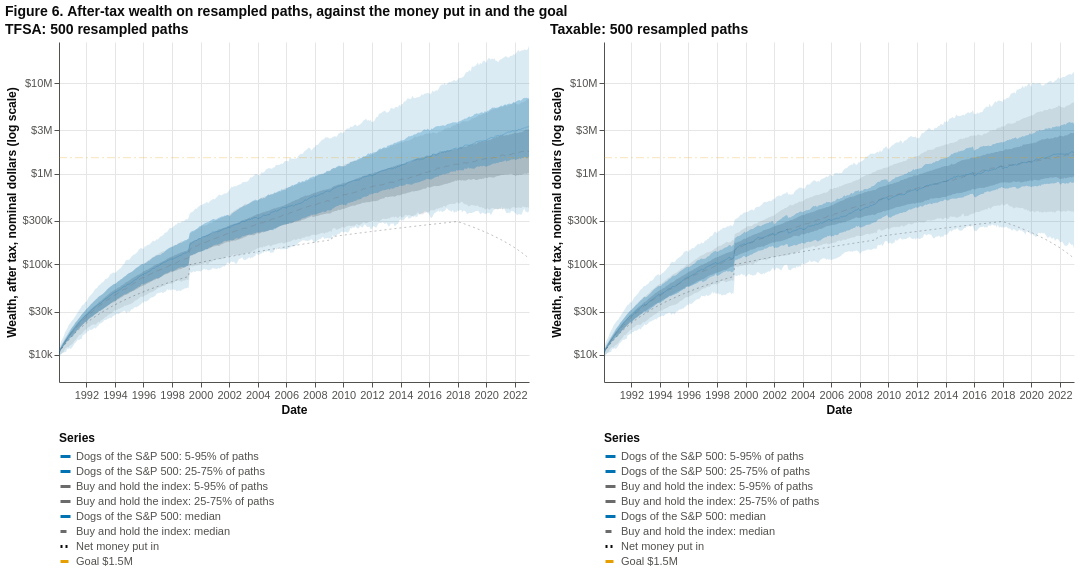

The code cell stored with this chart in its notebook:
### Markdown cell above
**Figure 6.** The fan of 500 resampled paths in the TFSA and the taxable account, on a log scale: the median of the dogs and of the grey dashed index, the dark bands holding the middle half of paths (25th to 75th percentile) and the light bands holding 90% (5th to 95th), the net money put in (dotted) and the goal (amber). **Tooltip:** hovering shows the month, the money put in, and for the dogs and the index the median, the 25th, 75th, 5th and 95th percentiles. Hover over any mark for its exact values; drag to pan and scroll to zoom (JupyterLab or VS Code; elsewhere the picture is static).

### Code cell
FAN_TOP = 1.1 * max(float(mcs[a].fan[["strategy_p95", "index_p95"]].max().max()) for a in ("tfsa", "taxable"))
show(panels([pch.fan_chart(mcs[a], strategy_label=DOGS_LABEL, index_label=INDEX_LABEL, y_domain=(5_000, FAN_TOP), width=470,
                           title=f"{NAME[a]}: {N_PATHS} resampled paths") for a in ("tfsa", "taxable")],
            "Figure 6. After-tax wealth on resampled paths, against the money put in and the goal"))

### Figure 1 — Vega-Lite specification as saved in the notebook (floating-point values rounded to 4 significant figures; data arrays with more than 128 entries replaced by an {"elided": "..."} marker saying what was removed)
{"$schema": "https://vega.github.io/schema/vega-lite/v5.20.1.json", "config": {"axis": {"domainColor": "#52514e", "grid": true, "gridColor": "#E6E6E6", "labelColor": "#52514e", "labelFontSize": 11, "tickColor": "#52514e", "titleColor": "#0b0b0b", "titleFontSize": 12}, "legend": {"labelFontSize": 11, "titleFontSize": 12}, "title": {"anchor": "start", "color": "#0b0b0b", "fontSize": 14, "subtitleColor": "#52514e"}, "view": {"continuousHeight": 300, "continuousWidth": 300, "stroke": null}}, "datasets": {"data-98aaf4272f7c0fa6cec0e9267f7c29bd": {"elided": "396 records"}, "data-d27d478fb105b3a00b3bef773bb40384": {"elided": "396 records"}}, "hconcat": [{"data": {"name": "data-98aaf4272f7c0fa6cec0e9267f7c29bd"}, "height": 340, "layer": [{"encoding": {"color": {"field": "series", "legend": {"columns": 1, "labelColor": "#52514e", "labelLimit": 420, "orient": "bottom", "symbolOpacity": 1, "symbolStrokeWidth": 3, "symbolType": "stroke", "title": "Series", "titleColor": "#0b0b0b"}, "scale": {"domain": ["Dogs of the S&P 500: 5-95% of paths", "Dogs of the S&P 500: 25-75% of paths", "Buy and hold the index: 5-95% of paths", "Buy and hold the index: 25-75% of paths", "Dogs of the S&P 500: median", "Buy and hold the index: median", "Net money put in", "Goal $1.5M"], "range": ["#0072B2", "#0072B2", "#6B6B6B", "#6B6B6B", "#0072B2", "#6B6B6B", "#0b0b0b", "#E69F00"]}, "sort": ["Dogs of the S&P 500: 5-95% of paths", "Dogs of the S&P 500: 25-75% of paths", "Buy and hold the index: 5-95% of paths", "Buy and hold the index: 25-75% of paths", "Dogs of the S&P 500: median", "Buy and hold the index: median", "Net money put in", "Goal $1.5M"], "type": "nominal"}, "opacity": {"value": 0.14}, "x": {"axis": {"format": "%Y", "tickCount": 12}, "field": "date", "title": "Date", "type": "temporal"}, "y": {"axis": {"format": "$~s", "title": "Wealth, after tax, nominal dollars (log scale)", "values": [10000.0, 30000.0, 100000.0, 300000.0, 1000000.0, 3000000.0, 10000000.0]}, "field": "index_p5", "scale": {"clamp": true, "domain": [5000, 28420000.0], "nice": false, "type": "log"}, "title": "Wealth, after tax, nominal dollars (log scale)", "type": "quantitative"}, "y2": {"field": "index_p95"}}, "mark": {"type": "area"}, "name": "view_18", "transform": [{"as": "series", "calculate": "\"Buy and hold the index: 5-95% of paths\""}]}, {"encoding": {"color": {"field": "series", "legend": {"columns": 1, "labelColor": "#52514e", "labelLimit": 420, "orient": "bottom", "symbolOpacity": 1, "symbolStrokeWidth": 3, "symbolType": "stroke", "title": "Series", "titleColor": "#0b0b0b"}, "scale": {"domain": ["Dogs of the S&P 500: 5-95% of paths", "Dogs of the S&P 500: 25-75% of paths", "Buy and hold the index: 5-95% of paths", "Buy and hold the index: 25-75% of paths", "Dogs of the S&P 500: median", "Buy and hold the index: median", "Net money put in", "Goal $1.5M"], "range": ["#0072B2", "#0072B2", "#6B6B6B", "#6B6B6B", "#0072B2", "#6B6B6B", "#0b0b0b", "#E69F00"]}, "sort": ["Dogs of the S&P 500: 5-95% of paths", "Dogs of the S&P 500: 25-75% of paths", "Buy and hold the index: 5-95% of paths", "Buy and hold the index: 25-75% of paths", "Dogs of the S&P 500: median", "Buy and hold the index: median", "Net money put in", "Goal $1.5M"], "type": "nominal"}, "opacity": {"value": 0.28}, "x": {"axis": {"format": "%Y", "tickCount": 12}, "field": "date", "title": "Date", "type": "temporal"}, "y": {"axis": {"format": "$~s", "title": "Wealth, after tax, nominal dollars (log scale)", "values": [10000.0, 30000.0, 100000.0, 300000.0, 1000000.0, 3000000.0, 10000000.0]}, "field": "index_p25", "scale": {"clamp": true, "domain": [5000, 28420000.0], "nice": false, "type": "log"}, "title": "Wealth, after tax, nominal dollars (log scale)", "type": "quantitative"}, "y2": {"field": "index_p75"}}, "mark": {"type": "area"}, "transform": [{"as": "series", "calculate": "\"Buy and hold the index: 25-75% of paths\""}]}, {"encoding": {"color": {"field": "series", "legend": {"columns": 1, "labelColor": "#52514e", "labelLimit": 420, "orient": "bottom", "symbolOpacity": 1, "symbolStrokeWidth": 3, "symbolType": "stroke", "title": "Series", "titleColor": "#0b0b0b"}, "scale": {"domain": ["Dogs of the S&P 500: 5-95% of paths", "Dogs of the S&P 500: 25-75% of paths", "Buy and hold the index: 5-95% of paths", "Buy and hold the index: 25-75% of paths", "Dogs of the S&P 500: median", "Buy and hold the index: median", "Net money put in", "Goal $1.5M"], "range": ["#0072B2", "#0072B2", "#6B6B6B", "#6B6B6B", "#0072B2", "#6B6B6B", "#0b0b0b", "#E69F00"]}, "sort": ["Dogs of the S&P 500: 5-95% of paths", "Dogs of the S&P 500: 25-75% of paths", "Buy and hold the index: 5-95% of paths", "Buy and hold the index: 25-75% of paths", "Dogs of the S&P 500: median", "Buy and hold the index: median", "Net money put in", "Goal $1.5M"], "type": "nominal"}, "opacity": {"value": 0.14}, "x": {"axis": {"format": "%Y", "tickCount": 12}, "field": "date", "title": "Date", "type": "temporal"}, "y": {"axis": {"format": "$~s", "title": "Wealth, after tax, nominal dollars (log scale)", "values": [10000.0, 30000.0, 100000.0, 300000.0, 1000000.0, 3000000.0, 10000000.0]}, "field": "strategy_p5", "scale": {"clamp": true, "domain": [5000, 28420000.0], "nice": false, "type": "log"}, "title": "Wealth, after tax, nominal dollars (log scale)", "type": "quantitative"}, "y2": {"field": "strategy_p95"}}, "mark": {"type": "area"}, "transform": [{"as": "series", "calculate": "\"Dogs of the S&P 500: 5-95% of paths\""}]}, {"encoding": {"color": {"field": "series", "legend": {"columns": 1, "labelColor": "#52514e", "labelLimit": 420, "orient": "bottom", "symbolOpacity": 1, "symbolStrokeWidth": 3, "symbolType": "stroke", "title": "Series", "titleColor": "#0b0b0b"}, "scale": {"domain": ["Dogs of the S&P 500: 5-95% of paths", "Dogs of the S&P 500: 25-75% of paths", "Buy and hold the index: 5-95% of paths", "Buy and hold the index: 25-75% of paths", "Dogs of the S&P 500: median", "Buy and hold the index: median", "Net money put in", "Goal $1.5M"], "range": ["#0072B2", "#0072B2", "#6B6B6B", "#6B6B6B", "#0072B2", "#6B6B6B", "#0b0b0b", "#E69F00"]}, "sort": ["Dogs of the S&P 500: 5-95% of paths", "Dogs of the S&P 500: 25-75% of paths", "Buy and hold the index: 5-95% of paths", "Buy and hold the index: 25-75% of paths", "Dogs of the S&P 500: median", "Buy and hold the index: median", "Net money put in", "Goal $1.5M"], "type": "nominal"}, "opacity": {"value": 0.28}, "x": {"axis": {"format": "%Y", "tickCount": 12}, "field": "date", "title": "Date", "type": "temporal"}, "y": {"axis": {"format": "$~s", "title": "Wealth, after tax, nominal dollars (log scale)", "values": [10000.0, 30000.0, 100000.0, 300000.0, 1000000.0, 3000000.0, 10000000.0]}, "field": "strategy_p25", "scale": {"clamp": true, "domain": [5000, 28420000.0], "nice": false, "type": "log"}, "title": "Wealth, after tax, nominal dollars (log scale)", "type": "quantitative"}, "y2": {"field": "strategy_p75"}}, "mark": {"type": "area"}, "transform": [{"as": "series", "calculate": "\"Dogs of the S&P 500: 25-75% of paths\""}]}, {"encoding": {"color": {"field": "series", "legend": {"columns": 1, "labelColor": "#52514e", "labelLimit": 420, "orient": "bottom", "symbolOpacity": 1, "symbolStrokeWidth": 3, "symbolType": "stroke", "title": "Series", "titleColor": "#0b0b0b"}, "scale": {"domain": ["Dogs of the S&P 500: 5-95% of paths", "Dogs of the S&P 500: 25-75% of paths", "Buy and hold the index: 5-95% of paths", "Buy and hold the index: 25-75% of paths", "Dogs of the S&P 500: median", "Buy and hold the index: median", "Net money put in", "Goal $1.5M"], "range": ["#0072B2", "#0072B2", "#6B6B6B", "#6B6B6B", "#0072B2", "#6B6B6B", "#0b0b0b", "#E69F00"]}, "sort": ["Dogs of the S&P 500: 5-95% of paths", "Dogs of the S&P 500: 25-75% of paths", "Buy and hold the index: 5-95% of paths", "Buy and hold the index: 25-75% of paths", "Dogs of the S&P 500: median", "Buy and hold the index: median", "Net money put in", "Goal $1.5M"], "type": "nominal"}, "opacity": {"field": "series", "legend": null, "scale": {"domain": ["Dogs of the S&P 500: 5-95% of paths", "Dogs of the S&P 500: 25-75% of paths", "Buy and hold the index: 5-95% of paths", "Buy and hold the index: 25-75% of paths", "Dogs of the S&P 500: median", "Buy and hold the index: median", "Net money put in", "Goal $1.5M"], "range": [0.14, 0.28, 0.14, 0.28, 1, 1, 1, 1]}, "type": "nominal"}, "strokeDash": {"field": "series", "legend": {"columns": 1, "labelColor": "#52514e", "labelLimit": 420, "orient": "bottom", "symbolOpacity": 1, "symbolStrokeWidth": 3, "symbolType": "stroke", "title": "Series", "titleColor": "#0b0b0b"}, "scale": {"domain": ["Dogs of the S&P 500: 5-95% of paths", "Dogs of the S&P 500: 25-75% of paths", "Buy and hold the index: 5-95% of paths", "Buy and hold the index: 25-75% of paths", "Dogs of the S&P 500: median", "Buy and hold the index: median", "Net money put in", "Goal $1.5M"], "range": [[1, 0], [1, 0], [1, 0], [1, 0], [1, 0], [6, 4], [2, 3], [8, 3, 2, 3]]}, "type": "nominal"}, "strokeWidth": {"field": "series", "legend": null, "scale": {"domain": ["Dogs of the S&P 500: 5-95% of paths", "Dogs of the S&P 500: 25-75% of paths", "Buy and hold the index: 5-95% of paths", "Buy and hold the index: 25-75% of paths", "Dogs of the S&P 500: median", "Buy and hold the index: median", "Net money put in", "Goal $1.5M"], "range": [1, 1, 1, 1, 2.6, 2.6, 1.8, 1.8]}, "type": "nominal"}, "x": {"axis": {"format": "%Y", "tickCount": 12}, "field": "date", "title": "Date", "type": "temporal"}, "y": {"field": "dollars", "scale": {"clamp": true, "domain": [5000, 28420000.0], "nice": false, "type": "log"}, "type": "quantitative"}}, "mark": {"type": "line"}, "transform": [{"as": ["key", "dollars"], "fold": ["index_p50", "strategy_p50", "contributed", "goal"]}, {"as": "series", "calculate": "{'index_p50':\"Buy and hold the index: median\",'strategy_p50':\"Dogs of the S&P 500: median\",'contributed':\"Net money put in\",'goal':\"Goal $1.5M\"}[datum.key]"}]}, {"encoding": {"tooltip": [{"field": "date", "format": "%b %Y", "title": "Month", "type": "temporal"}, {"field": "contributed", "format": "$,.0f", "title": "Net money put in", "type": "quantitative"}, {"field": "strategy_p50", "format": "$,.0f", "title": "Dogs of the S&P 500: median", "type": "quantitative"}, {"field": "strategy_p25", "format": "$,.0f", "title": "Dogs of the S&P 500: 25th percentile", "type": "quantitative"}, {"field": "strategy_p75", "format": "$,.0f", "title": "Dogs of the S&P 500: 75th percentile", "type": "quantitative"}, {"field": "strategy_p5", "format": "$,.0f", "title": "Dogs of the S&P 500: 5th percentile", "type": "quantitative"}, {"field": "strategy_p95", "format": "$,.0f", "title": "Dogs of the S&P 500: 95th percentile", "type": "quantitative"}, {"field": "index_p50", "format": "$,.0f", "title": "Buy and hold the index: median", "type": "quantitative"}, {"field": "index_p25", "format": "$,.0f", "title": "Buy and hold the index: 25th percentile", "type": "quantitative"}, {"field": "index_p75", "format": "$,.0f", "title": "Buy and hold the index: 75th percentile", "type": "quantitative"}, {"field": "index_p5", "format": "$,.0f", "title": "Buy and hold the index: 5th percentile", "type": "quantitative"}, {"field": "index_p95", "format": "$,.0f", "title": "Buy and hold the index: 95th percentile", "type": "quantitative"}], "x": {"field": "date", "type": "temporal"}}, "mark": {"color": "#52514e", "strokeWidth": 1.5, "type": "rule"}, "transform": [{"filter": {"empty": false, "param": "hover"}}]}, {"encoding": {"tooltip": [{"field": "date", "format": "%b %Y", "title": "Month", "type": "temporal"}, {"field": "contributed", "format": "$,.0f", "title": "Net money put in", "type": "quantitative"}, {"field": "strategy_p50", "format": "$,.0f", "title": "Dogs of the S&P 500: median", "type": "quantitative"}, {"field": "strategy_p25", "format": "$,.0f", "title": "Dogs of the S&P 500: 25th percentile", "type": "quantitative"}, {"field": "strategy_p75", "format": "$,.0f", "title": "Dogs of the S&P 500: 75th percentile", "type": "quantitative"}, {"field": "strategy_p5", "format": "$,.0f", "title": "Dogs of the S&P 500: 5th percentile", "type": "quantitative"}, {"field": "strategy_p95", "format": "$,.0f", "title": "Dogs of the S&P 500: 95th percentile", "type": "quantitative"}, {"field": "index_p50", "format": "$,.0f", "title": "Buy and hold the index: median", "type": "quantitative"}, {"field": "index_p25", "format": "$,.0f", "title": "Buy and hold the index: 25th percentile", "type": "quantitative"}, {"field": "index_p75", "format": "$,.0f", "title": "Buy and hold the index: 75th percentile", "type": "quantitative"}, {"field": "index_p5", "format": "$,.0f", "title": "Buy and hold the index: 5th percentile", "type": "quantitative"}, {"field": "index_p95", "format": "$,.0f", "title": "Buy and hold the index: 95th percentile", "type": "quantitative"}], "x": {"field": "date", "type": "temporal"}, "y": {"field": "y", "type": "quantitative"}}, "mark": {"color": "#52514e", "filled": true, "opacity": 0, "size": 160, "type": "point"}, "name": "view_16"}, {"encoding": {"tooltip": [{"field": "date", "format": "%b %Y", "title": "Month", "type": "temporal"}, {"field": "contributed", "format": "$,.0f", "title": "Net money put in", "type": "quantitative"}, {"field": "strategy_p50", "format": "$,.0f", "title": "Dogs of the S&P 500: median", "type": "quantitative"}, {"field": "strategy_p25", "format": "$,.0f", "title": "Dogs of the S&P 500: 25th percentile", "type": "quantitative"}, {"field": "strategy_p75", "format": "$,.0f", "title": "Dogs of the S&P 500: 75th percentile", "type": "quantitative"}, {"field": "strategy_p5", "format": "$,.0f", "title": "Dogs of the S&P 500: 5th percentile", "type": "quantitative"}, {"field": "strategy_p95", "format": "$,.0f", "title": "Dogs of the S&P 500: 95th percentile", "type": "quantitative"}, {"field": "index_p50", "format": "$,.0f", "title": "Buy and hold the index: median", "type": "quantitative"}, {"field": "index_p25", "format": "$,.0f", "title": "Buy and hold the index: 25th percentile", "type": "quantitative"}, {"field": "index_p75", "format": "$,.0f", "title": "Buy and hold the index: 75th percentile", "type": "quantitative"}, {"field": "index_p5", "format": "$,.0f", "title": "Buy and hold the index: 5th percentile", "type": "quantitative"}, {"field": "index_p95", "format": "$,.0f", "title": "Buy and hold the index: 95th percentile", "type": "quantitative"}], "x": {"field": "date", "type": "temporal"}, "y": {"field": "y", "type": "quantitative"}}, "mark": {"color": "#0b0b0b", "filled": true, "opacity": 1, "size": 60, "type": "point"}, "transform": [{"filter": {"empty": false, "param": "hover"}}]}], "title": "TFSA: 500 resampled paths", "width": 470}, {"data": {"name": "data-d27d478fb105b3a00b3bef773bb40384"}, "height": 340, "layer": [{"encoding": {"color": {"field": "series", "legend": {"columns": 1, "labelColor": "#52514e", "labelLimit": 420, "orient": "bottom", "symbolOpacity": 1, "symbolStrokeWidth": 3, "symbolType": "stroke", "title": "Series", "titleColor": "#0b0b0b"}, "scale": {"domain": ["Dogs of the S&P 500: 5-95% of paths", "Dogs of the S&P 500: 25-75% of paths", "Buy and hold the index: 5-95% of paths", "Buy and hold the index: 25-75% of paths", "Dogs of the S&P 500: median", "Buy and hold the index: median", "Net money put in", "Goal $1.5M"], "range": ["#0072B2", "#0072B2", "#6B6B6B", "#6B6B6B", "#0072B2", "#6B6B6B", "#0b0b0b", "#E69F00"]}, "sort": ["Dogs of the S&P 500: 5-95% of paths", "Dogs of the S&P 500: 25-75% of paths", "Buy and hold the index: 5-95% of paths", "Buy and hold the index: 25-75% of paths", "Dogs of the S&P 500: median", "Buy and hold the index: median", "Net money put in", "Goal $1.5M"], "type": "nominal"}, "opacity": {"value": 0.14}, "x": {"axis": {"format": "%Y", "tickCount": 12}, "field": "date", "title": "Date", "type": "temporal"}, "y": {"axis": {"format": "$~s", "title": "Wealth, after tax, nominal dollars (log scale)", "values": [10000.0, 30000.0, 100000.0, 300000.0, 1000000.0, 3000000.0, 10000000.0]}, "field": "index_p5", "scale": {"clamp": true, "domain": [5000, 28420000.0], "nice": false, "type": "log"}, "title": "Wealth, after tax, nominal dollars (log scale)", "type": "quantitative"}, "y2": {"field": "index_p95"}}, "mark": {"type": "area"}, "name": "view_19", "transform": [{"as": "series", "calculate": "\"Buy and hold the index: 5-95% of paths\""}]}, {"encoding": {"color": {"field": "series", "legend": {"columns": 1, "labelColor": "#52514e", "labelLimit": 420, "orient": "bottom", "symbolOpacity": 1, "symbolStrokeWidth": 3, "symbolType": "stroke", "title": "Series", "titleColor": "#0b0b0b"}, "scale": {"domain": ["Dogs of the S&P 500: 5-95% of paths", "Dogs of the S&P 500: 25-75% of paths", "Buy and hold the index: 5-95% of paths", "Buy and hold the index: 25-75% of paths", "Dogs of the S&P 500: median", "Buy and hold the index: median", "Net money put in", "Goal $1.5M"], "range": ["#0072B2", "#0072B2", "#6B6B6B", "#6B6B6B", "#0072B2", "#6B6B6B", "#0b0b0b", "#E69F00"]}, "sort": ["Dogs of the S&P 500: 5-95% of paths", "Dogs of the S&P 500: 25-75% of paths", "Buy and hold the index: 5-95% of paths", "Buy and hold the index: 25-75% of paths", "Dogs of the S&P 500: median", "Buy and hold the index: median", "Net money put in", "Goal $1.5M"], "type": "nominal"}, "opacity": {"value": 0.28}, "x": {"axis": {"format": "%Y", "tickCount": 12}, "field": "date", "title": "Date", "type": "temporal"}, "y": {"axis": {"format": "$~s", "title": "Wealth, after tax, nominal dollars (log scale)", "values": [10000.0, 30000.0, 100000.0, 300000.0, 1000000.0, 3000000.0, 10000000.0]}, "field": "index_p25", "scale": {"clamp": true, "domain": [5000, 28420000.0], "nice": false, "type": "log"}, "title": "Wealth, after tax, nominal dollars (log scale)", "type": "quantitative"}, "y2": {"field": "index_p75"}}, "mark": {"type": "area"}, "transform": [{"as": "series", "calculate": "\"Buy and hold the index: 25-75% of paths\""}]}, {"encoding": {"color": {"field": "series", "legend": {"columns": 1, "labelColor": "#52514e", "labelLimit": 420, "orient": "bottom", "symbolOpacity": 1, "symbolStrokeWidth": 3, "symbolType": "stroke", "title": "Series", "titleColor": "#0b0b0b"}, "scale": {"domain": ["Dogs of the S&P 500: 5-95% of paths", "Dogs of the S&P 500: 25-75% of paths", "Buy and hold the index: 5-95% of paths", "Buy and hold the index: 25-75% of paths", "Dogs of the S&P 500: median", "Buy and hold the index: median", "Net money put in", "Goal $1.5M"], "range": ["#0072B2", "#0072B2", "#6B6B6B", "#6B6B6B", "#0072B2", "#6B6B6B", "#0b0b0b", "#E69F00"]}, "sort": ["Dogs of the S&P 500: 5-95% of paths", "Dogs of the S&P 500: 25-75% of paths", "Buy and hold the index: 5-95% of paths", "Buy and hold the index: 25-75% of paths", "Dogs of the S&P 500: median", "Buy and hold the index: median", "Net money put in", "Goal $1.5M"], "type": "nominal"}, "opacity": {"value": 0.14}, "x": {"axis": {"format": "%Y", "tickCount": 12}, "field": "date", "title": "Date", "type": "temporal"}, "y": {"axis": {"format": "$~s", "title": "Wealth, after tax, nominal dollars (log scale)", "values": [10000.0, 30000.0, 100000.0, 300000.0, 1000000.0, 3000000.0, 10000000.0]}, "field": "strategy_p5", "scale": {"clamp": true, "domain": [5000, 28420000.0], "nice": false, "type": "log"}, "title": "Wealth, after tax, nominal dollars (log scale)", "type": "quantitative"}, "y2": {"field": "strategy_p95"}}, "mark": {"type": "area"}, "transform": [{"as": "series", "calculate": "\"Dogs of the S&P 500: 5-95% of paths\""}]}, {"encoding": {"color": {"field": "series", "legend": {"columns": 1, "labelColor": "#52514e", "labelLimit": 420, "orient": "bottom", "symbolOpacity": 1, "symbolStrokeWidth": 3, "symbolType": "stroke", "title": "Series", "titleColor": "#0b0b0b"}, "scale": {"domain": ["Dogs of the S&P 500: 5-95% of paths", "Dogs of the S&P 500: 25-75% of paths", "Buy and hold the index: 5-95% of paths", "Buy and hold the index: 25-75% of paths", "Dogs of the S&P 500: median", "Buy and hold the index: median", "Net money put in", "Goal $1.5M"], "range": ["#0072B2", "#0072B2", "#6B6B6B", "#6B6B6B", "#0072B2", "#6B6B6B", "#0b0b0b", "#E69F00"]}, "sort": ["Dogs of the S&P 500: 5-95% of paths", "Dogs of the S&P 500: 25-75% of paths", "Buy and hold the index: 5-95% of paths", "Buy and hold the index: 25-75% of paths", "Dogs of the S&P 500: median", "Buy and hold the index: median", "Net money put in", "Goal $1.5M"], "type": "nominal"}, "opacity": {"value": 0.28}, "x": {"axis": {"format": "%Y", "tickCount": 12}, "field": "date", "title": "Date", "type": "temporal"}, "y": {"axis": {"format": "$~s", "title": "Wealth, after tax, nominal dollars (log scale)", "values": [10000.0, 30000.0, 100000.0, 300000.0, 1000000.0, 3000000.0, 10000000.0]}, "field": "strategy_p25", "scale": {"clamp": true, "domain": [5000, 28420000.0], "nice": false, "type": "log"}, "title": "Wealth, after tax, nominal dollars (log scale)", "type": "quantitative"}, "y2": {"field": "strategy_p75"}}, "mark": {"type": "area"}, "transform": [{"as": "series", "calculate": "\"Dogs of the S&P 500: 25-75% of paths\""}]}, {"encoding": {"color": {"field": "series", "legend": {"columns": 1, "labelColor": "#52514e", "labelLimit": 420, "orient": "bottom", "symbolOpacity": 1, "symbolStrokeWidth": 3, "symbolType": "stroke", "title": "Series", "titleColor": "#0b0b0b"}, "scale": {"domain": ["Dogs of the S&P 500: 5-95% of paths", "Dogs of the S&P 500: 25-75% of paths", "Buy and hold the index: 5-95% of paths", "Buy and hold the index: 25-75% of paths", "Dogs of the S&P 500: median", "Buy and hold the index: median", "Net money put in", "Goal $1.5M"], "range": ["#0072B2", "#0072B2", "#6B6B6B", "#6B6B6B", "#0072B2", "#6B6B6B", "#0b0b0b", "#E69F00"]}, "sort": ["Dogs of the S&P 500: 5-95% of paths", "Dogs of the S&P 500: 25-75% of paths", "Buy and hold the index: 5-95% of paths", "Buy and hold the index: 25-75% of paths", "Dogs of the S&P 500: median", "Buy and hold the index: median", "Net money put in", "Goal $1.5M"], "type": "nominal"}, "opacity": {"field": "series", "legend": null, "scale": {"domain": ["Dogs of the S&P 500: 5-95% of paths", "Dogs of the S&P 500: 25-75% of paths", "Buy and hold the index: 5-95% of paths", "Buy and hold the index: 25-75% of paths", "Dogs of the S&P 500: median", "Buy and hold the index: median", "Net money put in", "Goal $1.5M"], "range": [0.14, 0.28, 0.14, 0.28, 1, 1, 1, 1]}, "type": "nominal"}, "strokeDash": {"field": "series", "legend": {"columns": 1, "labelColor": "#52514e", "labelLimit": 420, "orient": "bottom", "symbolOpacity": 1, "symbolStrokeWidth": 3, "symbolType": "stroke", "title": "Series", "titleColor": "#0b0b0b"}, "scale": {"domain": ["Dogs of the S&P 500: 5-95% of paths", "Dogs of the S&P 500: 25-75% of paths", "Buy and hold the index: 5-95% of paths", "Buy and hold the index: 25-75% of paths", "Dogs of the S&P 500: median", "Buy and hold the index: median", "Net money put in", "Goal $1.5M"], "range": [[1, 0], [1, 0], [1, 0], [1, 0], [1, 0], [6, 4], [2, 3], [8, 3, 2, 3]]}, "type": "nominal"}, "strokeWidth": {"field": "series", "legend": null, "scale": {"domain": ["Dogs of the S&P 500: 5-95% of paths", "Dogs of the S&P 500: 25-75% of paths", "Buy and hold the index: 5-95% of paths", "Buy and hold the index: 25-75% of paths", "Dogs of the S&P 500: median", "Buy and hold the index: median", "Net money put in", "Goal $1.5M"], "range": [1, 1, 1, 1, 2.6, 2.6, 1.8, 1.8]}, "type": "nominal"}, "x": {"axis": {"format": "%Y", "tickCount": 12}, "field": "date", "title": "Date", "type": "temporal"}, "y": {"field": "dollars", "scale": {"clamp": true, "domain": [5000, 28420000.0], "nice": false, "type": "log"}, "type": "quantitative"}}, "mark": {"type": "line"}, "transform": [{"as": ["key", "dollars"], "fold": ["index_p50", "strategy_p50", "contributed", "goal"]}, {"as": "series", "calculate": "{'index_p50':\"Buy and hold the index: median\",'strategy_p50':\"Dogs of the S&P 500: median\",'contributed':\"Net money put in\",'goal':\"Goal $1.5M\"}[datum.key]"}]}, {"encoding": {"tooltip": [{"field": "date", "format": "%b %Y", "title": "Month", "type": "temporal"}, {"field": "contributed", "format": "$,.0f", "title": "Net money put in", "type": "quantitative"}, {"field": "strategy_p50", "format": "$,.0f", "title": "Dogs of the S&P 500: median", "type": "quantitative"}, {"field": "strategy_p25", "format": "$,.0f", "title": "Dogs of the S&P 500: 25th percentile", "type": "quantitative"}, {"field": "strategy_p75", "format": "$,.0f", "title": "Dogs of the S&P 500: 75th percentile", "type": "quantitative"}, {"field": "strategy_p5", "format": "$,.0f", "title": "Dogs of the S&P 500: 5th percentile", "type": "quantitative"}, {"field": "strategy_p95", "format": "$,.0f", "title": "Dogs of the S&P 500: 95th percentile", "type": "quantitative"}, {"field": "index_p50", "format": "$,.0f", "title": "Buy and hold the index: median", "type": "quantitative"}, {"field": "index_p25", "format": "$,.0f", "title": "Buy and hold the index: 25th percentile", "type": "quantitative"}, {"field": "index_p75", "format": "$,.0f", "title": "Buy and hold the index: 75th percentile", "type": "quantitative"}, {"field": "index_p5", "format": "$,.0f", "title": "Buy and hold the index: 5th percentile", "type": "quantitative"}, {"field": "index_p95", "format": "$,.0f", "title": "Buy and hold the index: 95th percentile", "type": "quantitative"}], "x": {"field": "date", "type": "temporal"}}, "mark": {"color": "#52514e", "strokeWidth": 1.5, "type": "rule"}, "transform": [{"filter": {"empty": false, "param": "hover"}}]}, {"encoding": {"tooltip": [{"field": "date", "format": "%b %Y", "title": "Month", "type": "temporal"}, {"field": "contributed", "format": "$,.0f", "title": "Net money put in", "type": "quantitative"}, {"field": "strategy_p50", "format": "$,.0f", "title": "Dogs of the S&P 500: median", "type": "quantitative"}, {"field": "strategy_p25", "format": "$,.0f", "title": "Dogs of the S&P 500: 25th percentile", "type": "quantitative"}, {"field": "strategy_p75", "format": "$,.0f", "title": "Dogs of the S&P 500: 75th percentile", "type": "quantitative"}, {"field": "strategy_p5", "format": "$,.0f", "title": "Dogs of the S&P 500: 5th percentile", "type": "quantitative"}, {"field": "strategy_p95", "format": "$,.0f", "title": "Dogs of the S&P 500: 95th percentile", "type": "quantitative"}, {"field": "index_p50", "format": "$,.0f", "title": "Buy and hold the index: median", "type": "quantitative"}, {"field": "index_p25", "format": "$,.0f", "title": "Buy and hold the index: 25th percentile", "type": "quantitative"}, {"field": "index_p75", "format": "$,.0f", "title": "Buy and hold the index: 75th percentile", "type": "quantitative"}, {"field": "index_p5", "format": "$,.0f", "title": "Buy and hold the index: 5th percentile", "type": "quantitative"}, {"field": "index_p95", "format": "$,.0f", "title": "Buy and hold the index: 95th percentile", "type": "quantitative"}], "x": {"field": "date", "type": "temporal"}, "y": {"field": "y", "type": "quantitative"}}, "mark": {"color": "#52514e", "filled": true, "opacity": 0, "size": 160, "type": "point"}, "name": "view_17"}, {"encoding": {"tooltip": [{"field": "date", "format": "%b %Y", "title": "Month", "type": "temporal"}, {"field": "contributed", "format": "$,.0f", "title": "Net money put in", "type": "quantitative"}, {"field": "strategy_p50", "format": "$,.0f", "title": "Dogs of the S&P 500: median", "type": "quantitative"}, {"field": "strategy_p25", "format": "$,.0f", "title": "Dogs of the S&P 500: 25th percentile", "type": "quantitative"}, {"field": "strategy_p75", "format": "$,.0f", "title": "Dogs of the S&P 500: 75th percentile", "type": "quantitative"}, {"field": "strategy_p5", "format": "$,.0f", "title": "Dogs of the S&P 500: 5th percentile", "type": "quantitative"}, {"field": "strategy_p95", "format": "$,.0f", "title": "Dogs of the S&P 500: 95th percentile", "type": "quantitative"}, {"field": "index_p50", "format": "$,.0f", "title": "Buy and hold the index: median", "type": "quantitative"}, {"field": "index_p25", "format": "$,.0f", "title": "Buy and hold the index: 25th percentile", "type": "quantitative"}, {"field": "index_p75", "format": "$,.0f", "title": "Buy and hold the index: 75th percentile", "type": "quantitative"}, {"field": "index_p5", "format": "$,.0f", "title": "Buy and hold the index: 5th percentile", "type": "quantitative"}, {"field": "index_p95", "format": "$,.0f", "title": "Buy and hold the index: 95th percentile", "type": "quantitative"}], "x": {"field": "date", "type": "temporal"}, "y": {"field": "y", "type": "quantitative"}}, "mark": {"color": "#0b0b0b", "filled": true, "opacity": 1, "size": 60, "type": "point"}, "transform": [{"filter": {"empty": false, "param": "hover"}}]}], "title": "Taxable: 500 resampled paths", "width": 470}], "params": [{"name": "hover", "select": {"clear": "pointerout", "fields": ["date"], "nearest": true, "on": "pointerover", "type": "point"}, "views": ["view_16", "view_17"]}, {"bind": "scales", "name": "param_9", "select": {"encodings": ["x"], "type": "interval"}, "views": ["view_18"]}, {"bind": "scales", "name": "param_10", "select": {"encodings": ["x"], "type": "interval"}, "views": ["view_19"]}], "resolve": {"scale": {"color": "independent", "strokeDash": "independent"}}, "title": "Figure 6. After-tax wealth on resampled paths, against the money put in and the goal"}
